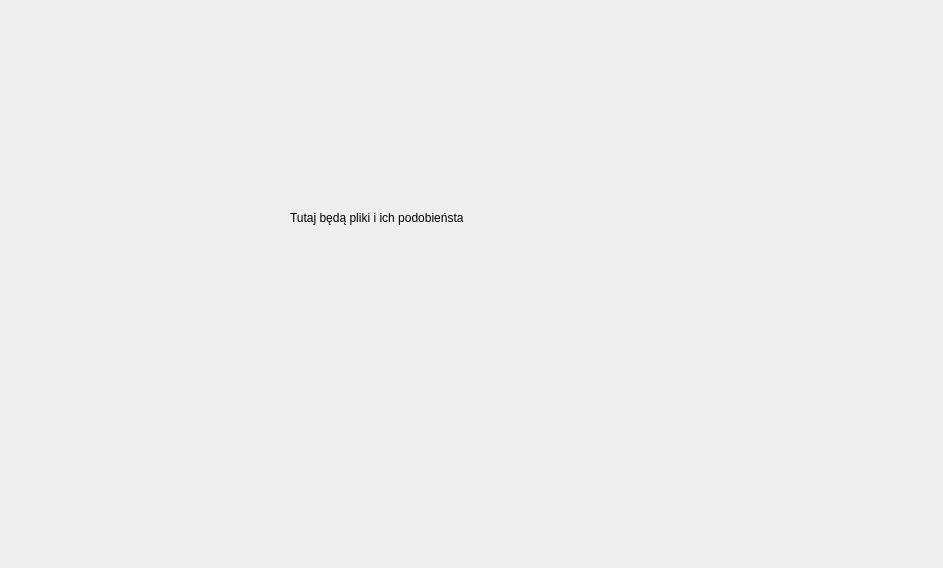
<?xml version="1.0" encoding="UTF-8"?>
<ui version="4.0">
 <class>NxNDialog</class>
 <widget class="QDialog" name="NxNDialog">
  <property name="geometry">
   <rect>
    <x>0</x>
    <y>0</y>
    <width>943</width>
    <height>568</height>
   </rect>
  </property>
  <property name="baseSize">
   <size>
    <width>600</width>
    <height>600</height>
   </size>
  </property>
  <property name="windowTitle">
   <string>Dialog</string>
  </property>
  <widget class="QLabel" name="label">
   <property name="geometry">
    <rect>
     <x>290</x>
     <y>210</y>
     <width>381</width>
     <height>16</height>
    </rect>
   </property>
   <property name="text">
    <string>Tutaj będą pliki i ich podobieństa</string>
   </property>
  </widget>
 </widget>
 <resources/>
 <connections/>
</ui>
